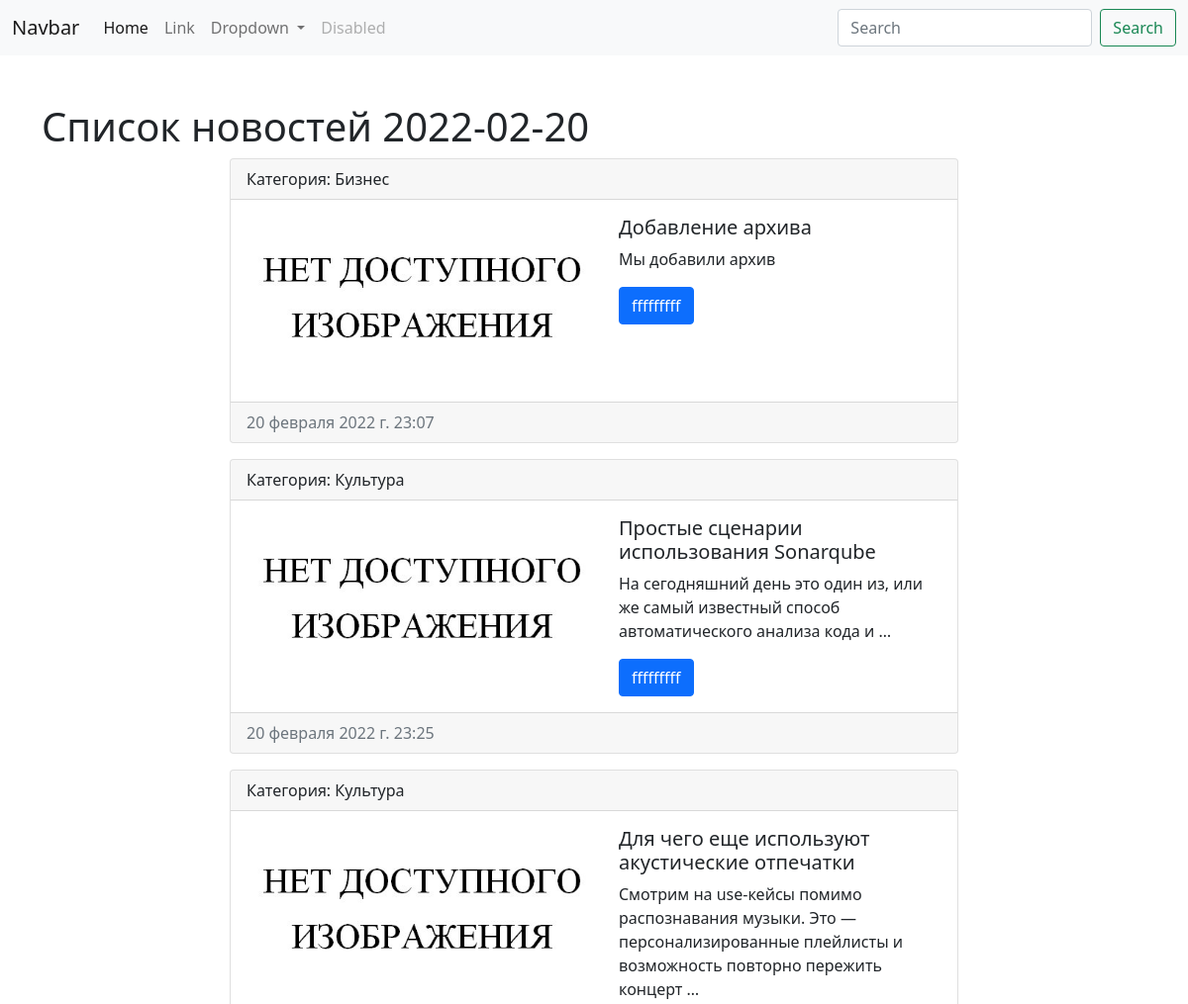
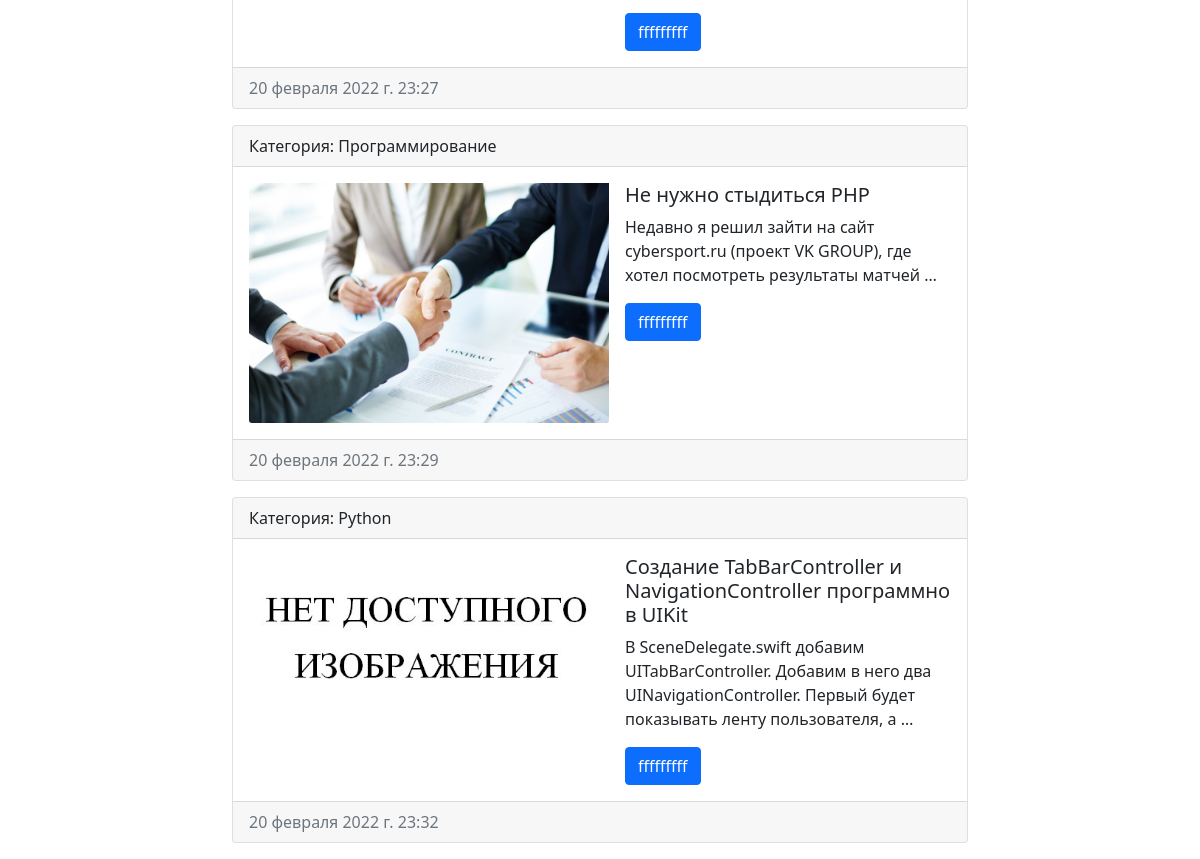
The page /archive/2022-02-20/ on the database its author committed (2 pictures, top to bottom).
### news/models.py (models this page shows, shortened)
class MyModel(models.Model):
    caption = models.CharField(max_length=100, verbose_name="Заголовок")
    text = models.TextField()
    created_at = models.DateTimeField(auto_now_add=True, verbose_name="Дата создания")
    updated_at = models.DateTimeField(auto_now=True, verbose_name="Обновленно")
    photo = models.ImageField(upload_to="news/%Y/%m/%d", blank=True)
    is_published = models.BooleanField(default=True, verbose_name="Опубликовано")
    category = models.ForeignKey(Category, on_delete=models.PROTECT, null=True)
    def __str__(self):
        return self.caption
    class Meta:
        verbose_name = "Новость"
        verbose_name_plural = "Новости"
        ordering = ['id']

class Category(models.Model):
    category = models.CharField(max_length=100, db_index=True)
    def __str__(self):
        return self.category
    class Meta:
        verbose_name = "Категория"
        verbose_name_plural = "Категории"
        ordering = ['id']

### news/views.py (the view)
def archiveset(request):
    date = list(map(int, request.get_full_path()[9:-1].split('-')))
    print(date)
    news = MyModel.objects.filter(created_at__date=datetime.date(date[0], date[1], date[2]))
    print(news)
    context = {
        "news": news,
        "title": f"Список новостей {request.get_full_path()[9:-1]}"
    }
    return render(request, "news/test.html", context)

### news/templates/news/test.html (shortened to what this page needs)
<!doctype html>
<html lang="en">
<head>
    <link href="https://cdn.jsdelivr.net/npm/bootstrap@5.1.3/dist/css/bootstrap.min.css" rel="stylesheet"
>
</head>
<body>
<nav class="navbar navbar-expand-lg navbar-light bg-light">
    <div class="container-fluid">
        <a class="navbar-brand" href="#">Navbar</a>
        <div class="collapse navbar-collapse" id="navbarSupportedContent">
            <ul class="navbar-nav me-auto mb-2 mb-lg-0">
                <li class="nav-item">
                    <a class="nav-link active" aria-current="page" href="#">Home</a>
                </li>
                <li class="nav-item">
                    <a class="nav-link" href="/sitemap">Link</a>
                </li>
                <li class="nav-item dropdown">
                    <a class="nav-link dropdown-toggle" href="#" id="navbarDropdown" role="button"
                       data-bs-toggle="dropdown" aria-expanded="false">
                        Dropdown
                    </a>
                </li>
                <li class="nav-item">
                    <a class="nav-link disabled">Disabled</a>
                </li>
            </ul>
            <form class="d-flex">
                <input class="form-control me-2" type="search" placeholder="Search" aria-label="Search">
                <button class="btn btn-outline-success" type="submit">Search</button>
            </form>
        </div>
    </div>
</nav>
<div class="container mt-5">
    <h1>{{title}}</h1>
    <div class="row">
        <div class="col-md-2">
        </div>
        <div class="col-md-8">
            {%for i in news%}
            <div class="card mb-3">
                <div class="card-header">
                    Категория: {{i.category}}
                </div>
                <div class="card-body">
                    <div class="d-flex">
                        <div class="flex-shrink-0">
                            {% if i.photo%}
                            <img src="{{i.photo.url}}" class="card-img-bottom" style="width: 360px" alt="NOT FOUND">
                            {% else %}
                            <img src="/media/news/img.png" class="card-img-bottom" style="width: 360px" alt="NOT FOUND">
                            {% endif %}
                        </div>
                        <div class="flex-grow-1 ms-3">
                            <h5 class="card-title">{{i.caption}}</h5>
                            <p class="card-text">{{i.text|truncatewords:15}}</p>
                            <a href="#" class="btn btn-primary">fffffffff</a>
                        </div>
                    </div>
                </div>
                <div class="card-footer text-muted">
                    {{i.created_at}}
                </div>
            </div>
            {%endfor%}
        </div>
    </div>
</div>
</body>
</html>

### rows shown on the page
MyModel: category "Бизнес", caption "Добавление архива", text "Мы добавили архив", created_at "20 февраля 2022 г. 23:07"
MyModel: category "Культура", caption "Простые сценарии использования Sonarqube", text "На сегодняшний день это один из, или же самый известный способ автоматического анализа кода и …", created_at "20 февраля 2022 г. 23:25"
MyModel: category "Культура", caption "Для чего еще используют акустические отпечатки", text "Смотрим на use-кейсы помимо распознавания музыки. Это — персонализированные плейлисты и возможность повторно пережить концерт …", created_at "20 февраля 2022 г. 23:27"
MyModel: category "Программирование", photo (picture), caption "Не нужно стыдиться PHP", text "Недавно я решил зайти на сайт cybersport.ru (проект VK GROUP), где хотел посмотреть результаты матчей …", created_at "20 февраля 2022 г. 23:29"
MyModel: category "Python", caption "Создание TabBarController и NavigationController программно в UIKit", text "В SceneDelegate.swift добавим UITabBarController. Добавим в него два UINavigationController. Первый будет показывать ленту пользователя, а …", created_at "20 февраля 2022 г. 23:32"

### other values the page prints
{{ title }} "Список новостей 2022-02-20"
